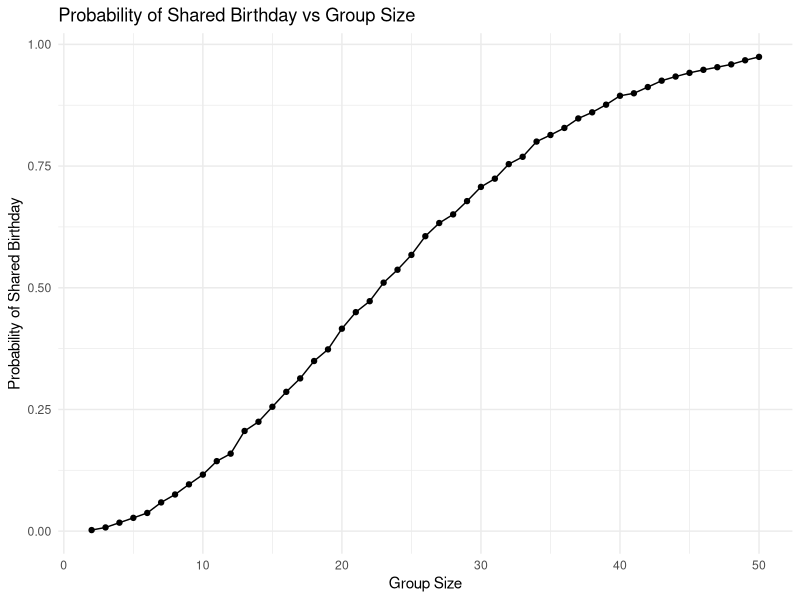

This chart was generated by the following R code: (Note: a time limit stopped this script after it produced the figure.)
## ---- chunk 1
knitr::opts_chunk$set(echo = TRUE, warning = FALSE, message = FALSE)
library(tidyverse)
## ---- chunk 2
shared_birthday = function(n) {
  birthdays = sample(1:365, n, replace = TRUE)
  return(any(duplicated(birthdays)))
}
## ---- chunk 3
group_sizes = 2:50
simulations = 10000

results = 
  tibble(group_size = group_sizes) %>%
  mutate(
    output_lists = map(group_size, ~rerun(simulations, shared_birthday(.x))),
    estimate_df = map(output_lists, ~tibble(shared_birthday = unlist(.)))
     )%>%
  select(-output_lists) %>%
  unnest(estimate_df) %>%
  group_by(group_size) %>%
  summarize(probability = mean(shared_birthday), .groups = 'drop')

results
## ---- chunk 4
results %>%
  ggplot(aes(x = group_size, y = probability)) +
  geom_line() +
  geom_point() +
  labs(title = "Probability of Shared Birthday vs Group Size",
       x = "Group Size",
       y = "Probability of Shared Birthday") +
  theme_minimal()
## ---- chunk 5
n = 30         
sigma = 5  
times = 5000 
get_estimate_pvalue = function(mu) {
  estimate = numeric(times)
  pvalue = numeric(times)
  for(i in 1:times) {
    x = rnorm(n, mu, sigma)
    t_test_result = broom::tidy(t.test(x, mu = 0, alternative = "two.sided"))
    estimate[i] = as.numeric(t_test_result$estimate)
    pvalue[i] = as.numeric(t_test_result$p.value)
  }
  result = data.frame(
    mu = rep(mu, times),
    estimate = estimate,
    pvalue = pvalue
  )
  return(result)
}

# get the estimate and p-value with different mu
result = get_estimate_pvalue(mu = 0)
for(i in 1:6){
  result = rbind(result, get_estimate_pvalue(mu = i))
}


## ---- chunk 6
df1 = result %>%
  group_by(mu) %>%
  summarise(proportion = mean(pvalue < 0.05))
## ---- chunk 7
ggplot(df1, aes(x = mu, y = proportion)) +
  geom_point() +
  geom_line() +
  labs(x = "True Mean (μ)", y = "Power") +
  ggtitle("Power vs Effect Size") +
  theme_minimal()
## ---- chunk 8
df2 = result %>%
  group_by(mu) %>%
  summarise(estimate = mean(estimate))
## ---- chunk 9
ggplot(df2, aes(x = mu, y = estimate)) +
  geom_point() +
  geom_line() +
  labs(x = "True Mean (μ)", y = "Average Estimate of μ") +
  ggtitle("Average Estimated μ vs True μ") +
  theme_minimal()
## ---- chunk 10
df3 = result %>%
  filter(pvalue < 0.05) %>%
  group_by(mu) %>%
  summarise(estimate = mean(estimate))
## ---- chunk 11
df = rbind(df2, df3)
df$group = c(rep("Average Estimate of μ", 7), rep("Average Estimate of μ (μ reject H0)", 7))

ggplot(df, aes(x = mu, y = estimate, color = group, group = group)) +
  geom_point() +
  geom_line() +
  labs(x = "True Mean (μ)", y = "Average Estimate of μ") +
  ggtitle("Average Estimated μ vs True μ") +
  theme_minimal()
